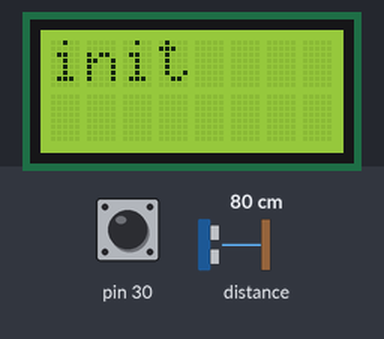
A sketch run on a simulated Arduino Leonardo, built with avr-gcc and run on an emulated ATmega32U4. Shown: 8×2 character LCD. The inputs (shaded band) are chosen by the test bench; at power-on: pin 30 HIGH, distance to the obstacle 80 cm.

Above: at 1.2 s.
1.3 s: pin 30 pulled LOW for 0.15 s
At 1.7 s:
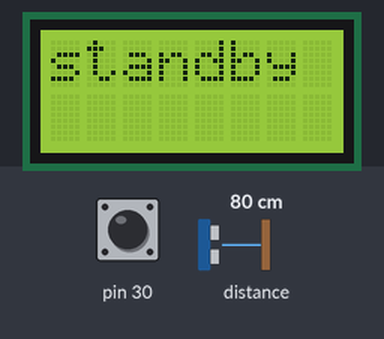
Timing chart, 0 to 4.3 s (numbered marks = the images above; inputs shaded):
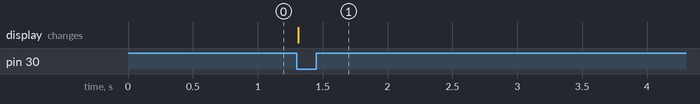

Measured:
- after the input at 1.3 s, the display: changes at once (image 1)

The sketch:

sumobot-template.ino
```cpp
// (licence header left out)
#include <Wire.h>
#include <Zumo32U4.h>
#include "eventqueue.h"
#include "events.h"
#include "initstate.h"
#include "robot.h"
#include "robotstatemachine.h"
#include "standbystate.h"

// Robot interface.
IRobot robot;

// State machine.
RobotStateMachine machine(nullptr, robot);
InitState initialized(&machine, robot);
StandbyState standby(&machine, robot);

EventQueue queue;

void setup()
{
    // Initialize robot.
    robot.setup();

    // Initialize state machine.
    machine.transition_to_state(machine);
}

void loop()
{
    // Read sensors, and generate events.
    robot.generate_events(queue);

    // Process events.
    while (!queue.empty())
    {
        Event * e = queue.pop();
        machine.handle_event(*e);
    }
}
```

eventqueue.cpp
```cpp
// (licence header left out)
#include "eventqueue.h"

EventQueue::EventQueue() : m_write_idx(0), m_read_idx(0)
{}

bool EventQueue::empty()
{
    return m_write_idx == m_read_idx;
}

void EventQueue::push(Event * e)
{
    m_queue[m_write_idx] = e;
    if (++m_write_idx >= QUEUE_SIZE)
    {
        m_write_idx = 0;
    };
}

Event * EventQueue::pop()
{
    unsigned int idx = m_read_idx;
    if (++m_read_idx >= QUEUE_SIZE)
    {
        m_read_idx = 0;
    }
    return m_queue[idx];
}
```

eventqueue.h
```cpp
// (licence header left out)
#pragma once

#include "events.h"

// QUEUE_SIZE should equal, at most, the number of event types, since each event
// is statically allocated in the .ino file, and in a worst case, at most all
// events get triggered.
#define QUEUE_SIZE 6

class EventQueue
{
public:
    EventQueue();
    bool empty();
    void push(Event * e);
    Event * pop();

private:
    unsigned int m_write_idx;
    unsigned int m_read_idx;
    Event * m_queue[6];
};
```

events.h
```cpp
// (licence header left out)
#pragma once

#include <Zumo32U4.h>
#include "statemachine.h"

using namespace statemachine;

// There must be one event enumerated value for each event class.
enum RobotEvent
{
    BOUNDARY_EVENT,
    ENCODER_EVENT,
    PROXIMITY_EVENT,
    START_EVENT,
    TIMER_EVENT
};

// Direction of detection. Used by boundary and proximity sensors.
enum DetectDirection
{
    NONE,
    LEFT,
    AHEAD,
    RIGHT
};

// Start button pressed.
class StartButtonEvent : public Event
{
public:
    StartButtonEvent() : Event(START_EVENT, "start") {}
};

// Timer expiration.
class TimerEvent : public Event
{
public:
    TimerEvent() : Event(TIMER_EVENT, "timer") {}
};

// Ring boundary detected.
class BoundaryEvent : public Event
{
public:
    BoundaryEvent() : Event(BOUNDARY_EVENT, "bdy"), m_direction(NONE) {}

    DetectDirection m_direction;
};

// Wheel encoder has spun desired amount.
class EncoderEvent : public Event
{
public:
    EncoderEvent() : Event(ENCODER_EVENT, "enc") {}
};

// Proximity sensor detection.
class ProximityEvent : public Event
{
public:
    ProximityEvent() :
        Event(PROXIMITY_EVENT, "prox"),
        m_direction(NONE),
        m_left_brightness(0),
        m_right_brightness(0)
    {}

    DetectDirection m_direction;
    uint8_t m_left_brightness;
    uint8_t m_right_brightness;
};
```

initstate.cpp
```cpp
// (licence header left out)
#include "initstate.h"
#include "standbystate.h"

extern StandbyState standby;

InitState::InitState(State * parent, IRobot & robot) :
    RobotState("init", parent, robot)
{}

bool InitState::on_event(StartButtonEvent & event)
{
    transition_to_state(standby);

    return true;
}
```

initstate.h
```cpp
// (licence header left out)
#pragma once

#include "robotstate.h"

class InitState : public RobotState
{
public:
    InitState(State * parent, IRobot & robot);

protected:
    bool on_event(StartButtonEvent & event) override;
};
```

robot.cpp
```cpp
// (licence header left out)
#include "events.h"
#include "robot.h"

// Events.

BoundaryEvent boundary_event;
EncoderEvent encoder_event;
StartButtonEvent start_event;
TimerEvent timer_event;
ProximityEvent proximity_event;

// Static helper functions.

static int16_t clip_speed(int16_t speed)
{
    int16_t const max_speed = 400;
    int16_t const min_speed = -max_speed;

    if (speed > max_speed)
    {
        speed = max_speed;
    }
    else if (speed < min_speed)
    {
        speed = min_speed;
    }

    return speed;
}

// IRobot methods.

void IRobot::setup()
{
    m_end_time = 0;
    m_encoder_count = 0;

    // Set up accelerometer.
    m_accelerometer.init();

    // Set up line sensors.
    m_boundary_sensor.initThreeSensors();

    // Set up gyro.
//    m_gyro.init();

    // Set up proximity sensors.
    m_proximity_sensors.initFrontSensor();
}

void IRobot::generate_events(EventQueue & q)
{
    // Check start button.
    if (m_start_button.getSingleDebouncedPress())
    {
        q.push(&start_event);
    }

    // Check timer.
    if (m_end_time && millis() >= m_end_time)
    {
        q.push(&timer_event);
        m_end_time = 0;
    }

    // Check boundary sensors.
    switch(boundary_detect())
    {
    case BOUNDARY_AHEAD:
        boundary_event.m_direction = AHEAD;
        q.push(&boundary_event);
        break;
    case BOUNDARY_LEFT:
        boundary_event.m_direction = LEFT;
        q.push(&boundary_event);
        break;
    case BOUNDARY_RIGHT:
        boundary_event.m_direction = RIGHT;
        q.push(&boundary_event);
        break;
    default:
        boundary_event.m_direction = NONE;
        // Do not push event onto queue.
        break;
    }

    // Check encoders.
    if (m_encoder_count && abs(m_encoders.getCountsLeft()) > m_encoder_count)
    {
        q.push(&encoder_event);
        m_encoder_count = 0;
    }

    // Check proximity sensor.
    uint8_t const proximity_threshold = 1;
    m_proximity_sensors.read();
    uint8_t brightness_left = m_proximity_sensors.countsFrontWithLeftLeds();
    uint8_t brightness_right = m_proximity_sensors.countsFrontWithRightLeds();
    if (
        brightness_left >= proximity_threshold ||
        brightness_right >= proximity_threshold
    )
    {
        // Object detected.
        if (brightness_left > brightness_right)
        {
            proximity_event.m_direction = LEFT;
            q.push(&proximity_event);
        }
        else if (brightness_right > brightness_left)
        {
            proximity_event.m_direction = RIGHT;
            q.push(&proximity_event);
        }
        else
        {
            proximity_event.m_direction = AHEAD;
            q.push(&proximity_event);
        }
    }
    else
    {
        proximity_event.m_direction = NONE;
        q.push(&proximity_event);
    }
}

void IRobot::display(char const * msg)
{
    m_lcd.clear();
    m_lcd.write(msg, strlen(msg));
}

void IRobot::cancel_timer()
{
    m_end_time = 0;
}

void IRobot::start_timer(unsigned long timeout_in_ms)
{
    m_end_time = millis() + timeout_in_ms;
    if (m_end_time == 0)
    {
        // End time cannot be zero, because event won't trigger.
        m_end_time = 1;
    }
}

void IRobot::change_speed_by(int16_t delta)
{
    m_left_motor_speed = clip_speed(m_left_motor_speed + delta);
    m_right_motor_speed = clip_speed(m_right_motor_speed + delta);
    m_motors.setSpeeds(m_left_motor_speed, m_right_motor_speed);
}

void IRobot::change_speed_by(int16_t left_delta, int16_t right_delta)
{
    m_left_motor_speed = clip_speed(m_left_motor_speed + left_delta);
    m_right_motor_speed = clip_speed(m_right_motor_speed + right_delta);
    m_motors.setSpeeds(m_left_motor_speed, m_right_motor_speed);
}

void IRobot::move(int16_t speed)
{
    m_left_motor_speed = m_right_motor_speed = clip_speed(speed);
    m_motors.setSpeeds(m_left_motor_speed, m_right_motor_speed);
}

void IRobot::move(int16_t left_speed, int16_t right_speed)
{
    m_left_motor_speed = clip_speed(left_speed);
    m_right_motor_speed = clip_speed(right_speed);
    m_motors.setSpeeds(m_left_motor_speed, m_right_motor_speed);
}

void IRobot::stop()
{
    m_left_motor_speed = m_right_motor_speed = 0;
    m_motors.setSpeeds(m_left_motor_speed, m_right_motor_speed);
}

void IRobot::spin_left(int16_t degrees, int16_t speed)
{
    m_left_motor_speed = clip_speed(-speed);
    m_right_motor_speed = clip_speed(speed);
    m_encoder_count = degrees * m_encoder_counts_per_degree_rotation;
    m_encoders.getCountsAndResetLeft();
    m_motors.setSpeeds(m_left_motor_speed, m_right_motor_speed);
}

void IRobot::spin_right(int16_t degrees, int16_t speed)
{
    m_left_motor_speed = clip_speed(speed);
    m_right_motor_speed = clip_speed(-speed);
    m_encoder_count = degrees * m_encoder_counts_per_degree_rotation;
    m_encoders.getCountsAndResetLeft();
    m_motors.setSpeeds(m_left_motor_speed, m_right_motor_speed);
}

void IRobot::cancel_encoder()
{
    m_encoder_count = 0;
}

//
// Private methods.
//
Boundary IRobot::boundary_detect()
{
    // below threshold => boundary.
    // above threshold => ring.
    const unsigned int threshold = 250;

    unsigned int sensor_values[3];
    m_boundary_sensor.read(sensor_values);
    bool left_boundary = sensor_values[0] < threshold;
    bool center_boundary = sensor_values[1] < threshold;
    bool right_boundary = sensor_values[2] < threshold;

    Boundary boundary = NO_BOUNDARY;
    if (center_boundary || (left_boundary && right_boundary))
    {
        boundary = BOUNDARY_AHEAD;
    }
    else if (left_boundary)
    {
        boundary = BOUNDARY_LEFT;
    }
    else if (right_boundary)
    {
        boundary = BOUNDARY_RIGHT;
    }

    return boundary;
}
```

robot.h
```cpp
// (licence header left out)
#pragma once

#include <Wire.h>
#include <Zumo32U4.h>
#include "eventqueue.h"

// Return types for detect_boundary method.
enum Boundary
{
    NO_BOUNDARY,
    BOUNDARY_AHEAD,
    BOUNDARY_LEFT,
    BOUNDARY_RIGHT
};

class IRobot
{
public:
    // Call in `setup()`.
    void setup();

    // Call at the beginning of `loop()` to generate state machine events.
    void generate_events(EventQueue & q);

    // User feedback.
    void display(char const * msg);

    // Timer interfaces.
    void cancel_timer();
    void start_timer(unsigned long timeout_in_ms);

    // Motor interfaces.
    // Note: motor speed is not linear!
    void change_speed_by(int16_t delta);
    void change_speed_by(int16_t left_delta, int16_t right_delta);
    void move(int16_t speed);
    void move(int16_t left_speed, int16_t right_speed);
    void stop();
    void spin_left(int16_t degrees, int16_t speed);
    void spin_right(int16_t degrees, int16_t speed);
    void cancel_encoder();

private:
    // Change the following value to match the gear ratio of your Zumo.
    // The formula derivation is as follows:
    //
    // The circumference of the circle enscribed by a robot spinning in place
    // (one tread going forward, one tread going backwards at the same speed)
    // is
    //    Cr = r * pi
    //
    // The distance travelled in one wheel rotation is
    //    Cw = w * pi
    //
    // The number of encoder counts per wheel revolution is
    //    Ew = g * e
    //
    // The number of encoder counts in 1 degree of robot rotation is
    //    Er = ((Cr / Cw) * Ew) / 360
    //
    // Where
    //    g = gear ratio of the Zumo.
    //        (ie 50 for 50:1, 75 for 75:1, 100 for 100:1)
    //    e = encoder counts / motor revolution.
    //        This is 12, per the documentation.
    //    r = robot width, center of tread to center of tread.
    //        Measured to be 88 mm.
    //    w = diameter of wheel, with tread attached.
    //        Measured to be 38 mm.
    //
    // Motor Gearing  Encoder counts per degree rotation
    // =============  ==================================
    //          50:1  4
    //          75:1  6
    //         100:1  8
    int16_t const m_encoder_counts_per_degree_rotation = 4;

    Boundary boundary_detect();

    // Robot I/O interfaces. Uncomment those used. Comment out those not used.
    // Also check IRobot::setup() for calls to `init()` functions to be
    // enabled/disabled.
//    L3G m_gyro;
    LSM303 m_accelerometer;
//    Zumo32U4ButtonA m_a_button;
    Zumo32U4ButtonB m_start_button;
//    Zumo32U4ButtonC m_c_button;
//    Zumo32U4Buzzer m_buzzer;
    Zumo32U4Encoders m_encoders;
//    Zumo32U4IRPulses m_ir_emitters;
    Zumo32U4LCD m_lcd;
    Zumo32U4LineSensors m_boundary_sensor;
    Zumo32U4Motors m_motors;
    Zumo32U4ProximitySensors m_proximity_sensors;

    // Timer "register". Use `start_timer()` to set, `cancel_timer()` to clear.
    unsigned long m_end_time;

    // Encoder "register". Use `spin_left()` or `spin_right()` to set.
    int16_t m_encoder_count;

    // Motor speeds.
    int16_t m_left_motor_speed;
    int16_t m_right_motor_speed;
};
```

robotstate.cpp
```cpp
// (licence header left out)
#include "robotstate.h"

using namespace statemachine;

RobotState::RobotState(char const * name, State * parent, IRobot & robot) :
    State(name, parent), m_robot(robot)
{
}

Result RobotState::transition_to_state(State & state)
{
    Result r = State::transition_to_state(state);
    m_robot.display(active_state_name());

    return r;
}
bool RobotState::on_event(Event & event)
{
    bool handled = false;

    switch(event.m_id)
    {
        case BOUNDARY_EVENT:
            handled = on_event(static_cast<BoundaryEvent &>(event));
            break;
        case ENCODER_EVENT:
            handled = on_event(static_cast<EncoderEvent &>(event));
            break;
        case PROXIMITY_EVENT:
            handled = on_event(static_cast<ProximityEvent &>(event));
            break;
        case START_EVENT:
            handled = on_event(static_cast<StartButtonEvent &>(event));
            break;
        case TIMER_EVENT:
            handled = on_event(static_cast<TimerEvent &>(event));
            break;
        default:
            break;
    }
    return handled;
}

bool RobotState::on_event(BoundaryEvent & event)
{
    return false;
}

bool RobotState::on_event(EncoderEvent & event)
{
    return false;
}

bool RobotState::on_event(ProximityEvent & event)
{
    return false;
}

bool RobotState::on_event(StartButtonEvent & event)
{
    return false;
}

bool RobotState::on_event(TimerEvent & event)
{
    return false;
}
```

robotstate.h
```cpp
// (licence header left out)
#pragma once

#include "events.h"
#include "robot.h"
#include "statemachine.h"

using namespace statemachine;

class RobotState : public State
{
public:
    RobotState(char const * name, State * parent, IRobot & robot);
    Result transition_to_state(State & state) override;

protected:
    bool on_event(Event & event) override;
    virtual bool on_event(BoundaryEvent & event);
    virtual bool on_event(EncoderEvent & event);
    virtual bool on_event(ProximityEvent & event);
    virtual bool on_event(StartButtonEvent & event);
    virtual bool on_event(TimerEvent & event);

    IRobot & m_robot;
};
```

robotstatemachine.cpp
```cpp
// (licence header left out)
#include "initstate.h"
#include "robotstatemachine.h"

extern InitState initialized;

RobotStateMachine::RobotStateMachine(State * parent, IRobot & robot) :
    RobotState("machine", parent, robot)
{}

Result RobotStateMachine::on_initialize()
{
    return transition_to_state(initialized);
}
```

robotstatemachine.h
```cpp
// (licence header left out)
#pragma once

#include "robotstate.h"

class RobotStateMachine : public RobotState
{
public:
    RobotStateMachine(State * parent, IRobot & robot);

protected:
    Result on_initialize() override;
};
```

standbystate.cpp
```cpp
// (licence header left out)
#include "standbystate.h"

StandbyState::StandbyState(State * parent, IRobot & robot) :
    RobotState("standby", parent, robot)
{}

Result StandbyState::on_entry()
{
    m_robot.start_timer(5000);
    return OK;
}

bool StandbyState::on_event(TimerEvent & event)
{
    return true;
}
```

standbystate.h
```cpp
// (licence header left out)
#pragma once

#include "robotstate.h"

class StandbyState : public RobotState
{
public:
    StandbyState(State * parent, IRobot & robot);

protected:
    Result on_entry() override;
    bool on_event(TimerEvent & event) override;
};
```

Source omitted: statemachine.cpp (4205 bytes), statemachine.h (6171 bytes)
